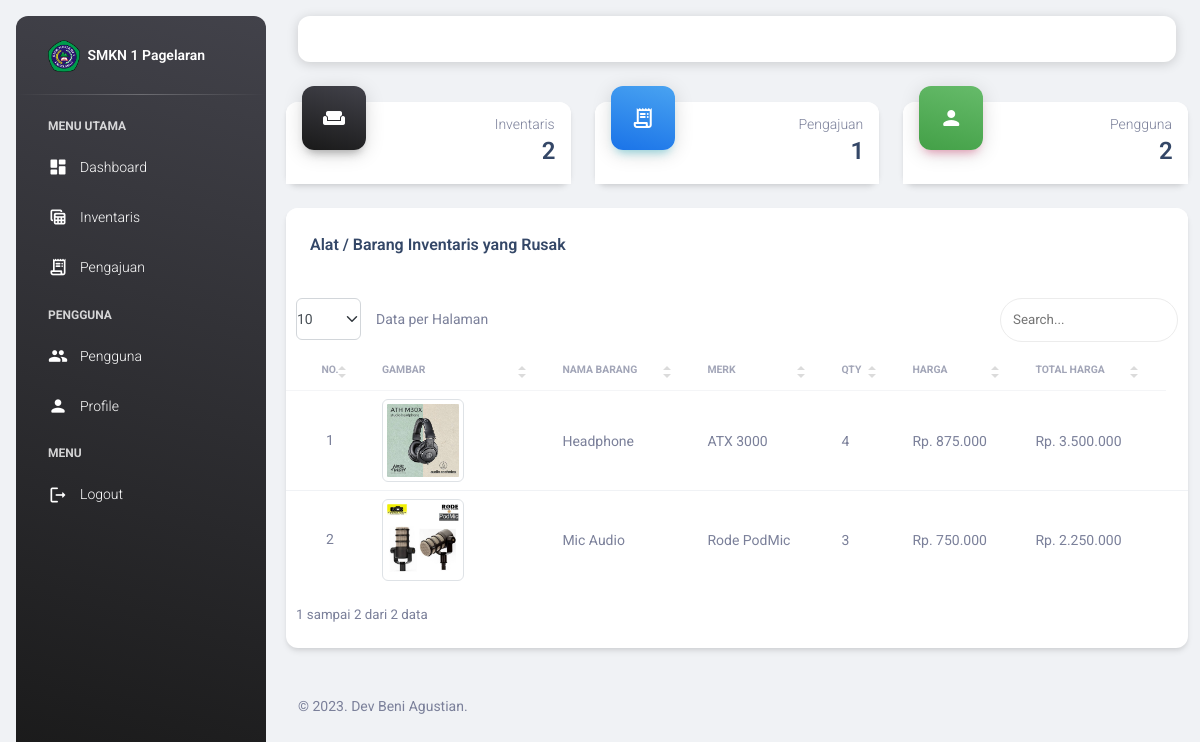
Screenshot of /view_admin/dashboard.php (signed in) with the database file from the repository.
### tables this page shows
CREATE TABLE `inventaris` (
  `id_inventaris` int(11) NOT NULL,
  `kode` varchar(100) NOT NULL,
  `nama_barang` varchar(255) NOT NULL,
  `merk` varchar(255) NOT NULL,
  `qty` int(11) NOT NULL,
  `harga` int(11) NOT NULL,
  `gambar` varchar(255) NOT NULL,
  `tahun_perolehan` varchar(100) NOT NULL,
  `id_kondisi` int(11) NOT NULL,
  `date_created` date NOT NULL,
  `is_active` int(11) NOT NULL
);

### functions.php (called while the page is built, shortened)
<?php
$conn = mysqli_connect("localhost", "root", "", "db_siib");
function query($query)
{
    global $conn;
    $result = mysqli_query($conn, $query);
    $rows = [];
    while ($row = mysqli_fetch_assoc($result)) {
        $rows[] = $row;
    }
    return $rows;
}

### view_admin/dashboard.php (the view, shortened to what this page needs)
<?php
include "../templates/header.php";
$inventaris = query("SELECT * FROM inventaris");
$total_inventaris = count($inventaris);
$pengajuan = query("SELECT * FROM pengajuan");
$total_pengajuan = count($pengajuan);
$pengguna = query("SELECT * FROM users");
$total_pengguna = count($pengguna);
?>
<div class="row">
  <div class="col-xl-4 col-sm-6 mb-xl-0 mb-4">
    <div class="card mb-4">
      <div class="card-header p-3 pt-2">
        <div
          class="icon icon-lg icon-shape bg-gradient-dark shadow-dark text-center border-radius-xl mt-n4 position-absolute">
          <i class="material-icons opacity-10">weekend</i>
        </div>
        <div class="text-end pt-1">
          <p class="text-sm mb-0 text-capitalize">Inventaris</p>
          <h4 class="mb-0">
            <?= $total_inventaris ?>
          </h4>
        </div>
      </div>
    </div>
  </div>
  <div class="col-xl-4 col-sm-6">
    <div class="card mb-4">
      <div class="card-header p-3 pt-2">
        <div
          class="icon icon-lg icon-shape bg-gradient-info shadow-info text-center border-radius-xl mt-n4 position-absolute">
          <i class="material-icons opacity-10">receipt_long</i>
        </div>
        <div class="text-end pt-1">
          <p class="text-sm mb-0 text-capitalize">Pengajuan</p>
          <h4 class="mb-0">
            <?= $total_pengajuan ?>
          </h4>
        </div>
      </div>
    </div>
  </div>
  <div class="col-xl-4 col-sm-6 mb-xl-0 mb-4">
    <div class="card mb-4">
      <div class="card-header p-3 pt-2">
        <div
          class="icon icon-lg icon-shape bg-gradient-success shadow-primary text-center border-radius-xl mt-n4 position-absolute">
          <i class="material-icons opacity-10">person</i>
        </div>
        <div class="text-end pt-1">
          <p class="text-sm mb-0 text-capitalize">Pengguna</p>
          <h4 class="mb-0">
            <?= $total_pengguna ?>
          </h4>
        </div>
      </div>
    </div>
  </div>
</div>
<div class="row mb-4">
  <div class="col-12 col-md-12">
    <div class="card">
      <div class="card-header pb-0">
        <div class="row">
          <div class="col-lg-6 col-7">
            <h6>Alat / Barang Inventaris yang Rusak</h6>
          </div>
        </div>
      </div>
      <div class="card-body px-0 pb-2">
        <div class="table-responsive">
          <table class="table align-items-center mb-0" id="data-table">
            <thead>
              <tr>
                <th class="text-uppercase text-secondary text-xxs font-weight-bolder opacity-7 text-center">
                  No.</th>
                <th class="text-uppercase text-secondary text-xxs font-weight-bolder opacity-7 ps-2">
                  Gambar
                </th>
                <th class="text-uppercase text-secondary text-xxs font-weight-bolder opacity-7 ps-2">
                  Nama Barang</th>
                <th class="text-uppercase text-secondary text-xxs font-weight-bolder opacity-7 ps-2">
                  Merk</th>
                <th class="text-uppercase text-secondary text-xxs font-weight-bolder opacity-7 ps-2">
                  Qty
                </th>
                <th class="text-uppercase text-secondary text-xxs font-weight-bolder opacity-7 ps-2">
                  Harga
                </th>
                <th class="text-uppercase text-secondary text-xxs font-weight-bolder opacity-7 ps-2">
                  Total Harga
                </th>
              </tr>
            </thead>
            <tbody>
              <?php $n = 1; ?>
              <?php foreach ($inventaris as $i): ?>
                <tr>
                  <td class="text-center text-sm">
                    <span class="mb-0 text-sm">
                      <?= $n; ?>
                    </span>
                  </td>
                  <td class="w-20">
                    <span class="mb-0 text-sm">
                      <img src="../assets/img/barang/<?= $i["gambar"]; ?>" class="img-thumbnail" width="50%">
                    </span>
                  </td>
                  <td>
                    <span class="mb-0 text-sm">
                      <?= $i["nama_barang"]; ?>
                    </span>
                  </td>
                  <td>
                    <span class="mb-0 text-sm">
                      <?= $i["merk"]; ?>
                    </span>
                  </td>
                  <td>
                    <span class="mb-0 text-sm">
                      <?= $i["qty"]; ?>
                    </span>
                  </td>
                  <td>
                    <span class="mb-0 text-sm">
                      Rp.
                      <?= number_format($i["harga"], 0, ',', '.'); ?>
                    </span>
                  </td>
                  <td>
                    <span class="mb-0 text-sm">
                      Rp.
                      <?= number_format($i["qty"] * $i["harga"], 0, ',', '.'); ?>
                    </span>
                  </td>
                  <td>
                </tr>
                <?php $n++; ?>
              <?php endforeach; ?>
            </tbody>
          </table>
        </div>
      </div>
    </div>
  </div>
</div>
<?php
include "../templates/footer.php";
?>

### assets/css/nucleo-svg.css (style rules this page uses)
.icon { display: inline-block; color: #111111; height: 1em; width: 1em; }
.icon-lg { height: 1.6em; width: 1.6em; }
.icon { fill: currentColor; stroke: none; }

### rows the page displays
inventaris: gambar (picture), nama_barang "Headphone", merk "ATX 3000", qty "4", harga "875.000", $i["qty"] * $i["harga"] "3.500.000"
inventaris: gambar (picture), nama_barang "Mic Audio", merk "Rode PodMic", qty "3", harga "750.000", $i["qty"] * $i["harga"] "2.250.000"

### other values shown
$total_inventaris "2"
$total_pengajuan "1"
$total_pengguna "2"
